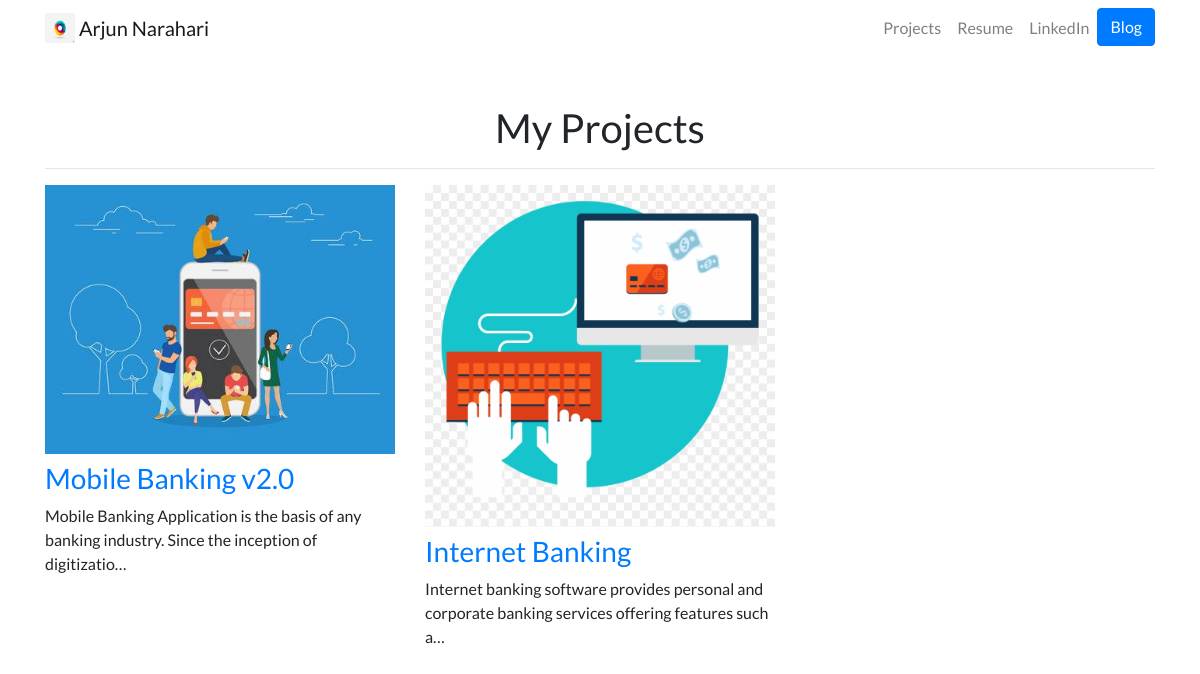
/portfolio/projects/, run on the app's committed database.
### personal_portfolio/models.py (models this page shows, shortened)
class Project(models.Model):
    title = models.CharField(max_length=100)
    description = models.TextField()
    image = models.ImageField(upload_to='personal_portfolio/images/')
    url = models.URLField(blank=True)

### personal_portfolio/views.py (the view)
# urls.py: path('projects/', views.project, name='project'),
def project(request):
    projects = Project.objects.all()
    context = {'projects':projects}
    return render(request,'html/portfolio/projects.html',context)

### templates/html/portfolio/projects.html
{% extends 'html/base.html' %}
{% block content %}
<h1 class="text-center mt-5" id="projectitle">My Projects</h1>
<hr>
<div class="row">
    {% for project in projects %}
    <div class="col-lg-4 col-md-6">
        {% if project.url %}
        <a href="{{ project.url }}">
            <img src="{{ project.image.url }}" class="custom-img img-fluid mb-2">
        </a>
        {% else %}
        <img src="{{ project.image.url }}" class="custom-img img-fluid mb-2">
        {% endif %}
        <a href="{% url 'portfolio:detail' project.id %}"><h3>{{ project.title }}</h3></a>
        <p>{{ project.description|truncatechars:100 }}</p>
    </div>
    {% endfor %}
</div>
{% endblock %}

### templates/html/base.html (shortened to what this page needs)
{% load static %}
<!DOCTYPE html>
<html lang="en">
<head>
    <link rel="stylesheet" href="https://maxcdn.bootstrapcdn.com/bootstrap/4.0.0/css/bootstrap.min.css"
>
    <link rel="stylesheet" href="{% static 'portfolio/css/styles.css'%}">
</head>
<body>
    <nav id="topNav" class="navbar navbar-expand-md navbar-light">
        <div class="container">
            <a class="navbar-brand" href="{% url 'portfolio:home' %}">
                <img src="{% static 'portfolio/logo.png' %}" width="30" height="30" class="d-inline-block align-top"
                    alt="Arjun's Logo">
                <span>Arjun Narahari</span>
            </a>
            <div class="collapse navbar-collapse text-center" id="navbarNav">
                <ul class="navbar-nav ml-auto">
                    <li class="nav-item">
                        <a class="nav-link" href="{% url 'portfolio:project' %}">Projects</a>
                    </li>
                    <li class="nav-item">
                        <a class="nav-link" href="{% static 'portfolio/Resume.pdf' %}">Resume</a>
                    </li>
                    <li class="nav-item">
                        <a class="nav-link" href="https://www.linkedin.com/in/arjun-narahari-01667078/" target="_blank">LinkedIn</a>
                    </li>
                    <li>
                        <a role="button" href="{% url 'blog:home' %}" class="btn btn-primary">Blog</a>
                    </li>
                </ul>
            </div>
        </div>
    </nav>
    <div class="container">
        {% block content %}
        {% endblock %}
    </div>
</body>
</html>

### static/portfolio/css/styles.css (style rules this page uses)
body { font-family: 'Lato', sans-serif; }

### data on the page
Project: image (picture), title "Mobile Banking v2.0", description "Mobile Banking Application is the basis of any banking industry. Since the inception of digitizatio…"
Project: image (picture), title "Internet Banking", description "Internet banking software provides personal and corporate banking services offering features such a…"
